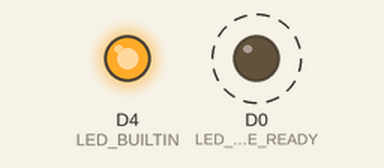
This sketch was run on a simulated ESP8266 (NodeMCU). Shown: output pins drawn as LEDs (lit = HIGH, except the on-board LED, lit = LOW). Dashed ring = blinking. WiFi joins after 1.5 s; servers stay silent unless stated; what the sketch prints to the serial monitor is not drawn.

Above: at 2.9 s.
Timing chart, 0 to 5.7 s (numbered marks = the images above):
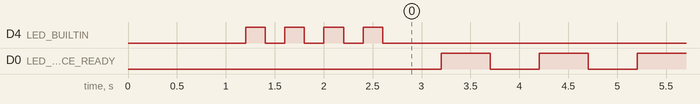

Measured:
- by itself, D0 (LED_DEVICE_READY): alternates HIGH for 0.50 s and LOW for 0.50 s

The sketch:

IOT_AP_Proto.ino
```cpp
/*
This is the program to connect the NodeMCU to the Wi-Fi
*/

#include"config.h"

void setup() {

  IOT_AP_ini();

}

void loop() {

    currentMillis = millis();

    if((currentMillis-previousMillis500ms) >= 500){
      previousMillis500ms = currentMillis;
      IOT_AP_500ms();
      //Serial.println("500ms tick: System is running smoothly!");
    }

    if (currentMillis - previousMillis1000ms >= 1000) {
     previousMillis1000ms = currentMillis;
     Serial.println("1-second tick: System is running smoothly!");
    }
}
```

NodeMCU_to_HiveMQ.cpp
```cpp

```

Task_handler.cpp
```cpp
#include <Arduino.h>
#include"config.h"
#include <PubSubClient.h>

/*--------------------Project globals-------------------*/
unsigned long currentMillis = 0;
unsigned long previousMillis10ms = 0;
unsigned long previousMillis100ms = 0;
unsigned long previousMillis500ms = 0;
unsigned long previousMillis1000ms = 0;
/*--------------------------end--------------------------*/

const char *ssid = "Redmi_Note_10S";
const char *pswd = "lalima16";


bool flgDeviceReadyLedStatus = 0;

void IOT_AP_ini()
{
  pinMode(LED_DEVICE_READY, OUTPUT);
  pinMode(LED_BUILTIN, OUTPUT);

  // Start Serial monitor
  Serial.begin(115200);
  delay(1000);

  Serial.println();
  Serial.print("Connecting to ");
  Serial.println(ssid);

  // Wait until connection is established
  WiFi.begin(ssid,pswd);


  // Wait until connection is established
  while (WiFi.status() != WL_CONNECTED) {
    digitalWrite(LED_BUILTIN, ON);
    delay(200);
    digitalWrite(LED_BUILTIN, OFF);
    delay(200);
    Serial.print(".");
  }

  if(WiFi.status() == WL_CONNECTED)
  {
    // Once connected, print success message and local IP address
    Serial.println("");
    Serial.println("WiFi connected successfully!");
    digitalWrite(LED_BUILTIN, ON);
    delay(100);
    Serial.print("IP address: ");
    Serial.println(WiFi.localIP()); // This is your NodeMCU's local IP on your network
  }
}


void IOT_AP_500ms()
{
  Serial.println("500ms tick: System is running smoothly!");
  toggleLed(LED_DEVICE_READY);
}

void toggleLed(int led)
{
  //ledStatus?digitalWrite(led, OFF):digitalWrite(led, ON);
  if(led == LED_DEVICE_READY)
  {

    if(flgDeviceReadyLedStatus == 1){
      flgDeviceReadyLedStatus = 0;
      digitalWrite(led, OFF);
      Serial.println("LED_DEVICE_READY : OFF");
    }else{
      flgDeviceReadyLedStatus = 1;
      digitalWrite(led, ON);
      Serial.println("LED_DEVICE_READY : ON");
    }
  }
}
```

Config.h
```cpp
#ifndef CONFIG_H
#define CONFIG_H

#include<ESP8266WiFi.h>


/*--------------------Project globals (Extern Declarations)-------------------*/
extern unsigned long currentMillis;
extern unsigned long previousMillis10ms;
extern unsigned long previousMillis100ms;
extern unsigned long previousMillis500ms;
extern unsigned long previousMillis1000ms;
/*--------------------------end--------------------------*/


/*---------------TASK Function Declaration---------------*/

void IOT_AP_ini();
void IOT_AP_500ms();

/*--------------------------end--------------------------*/

/*------------------Function Declaration-----------------*/
void toggleLed(int led);
/*--------------------------end--------------------------*/

#define LED_DEVICE_READY D0
#define ON 0x0
#define OFF 0x1

#endif
```
